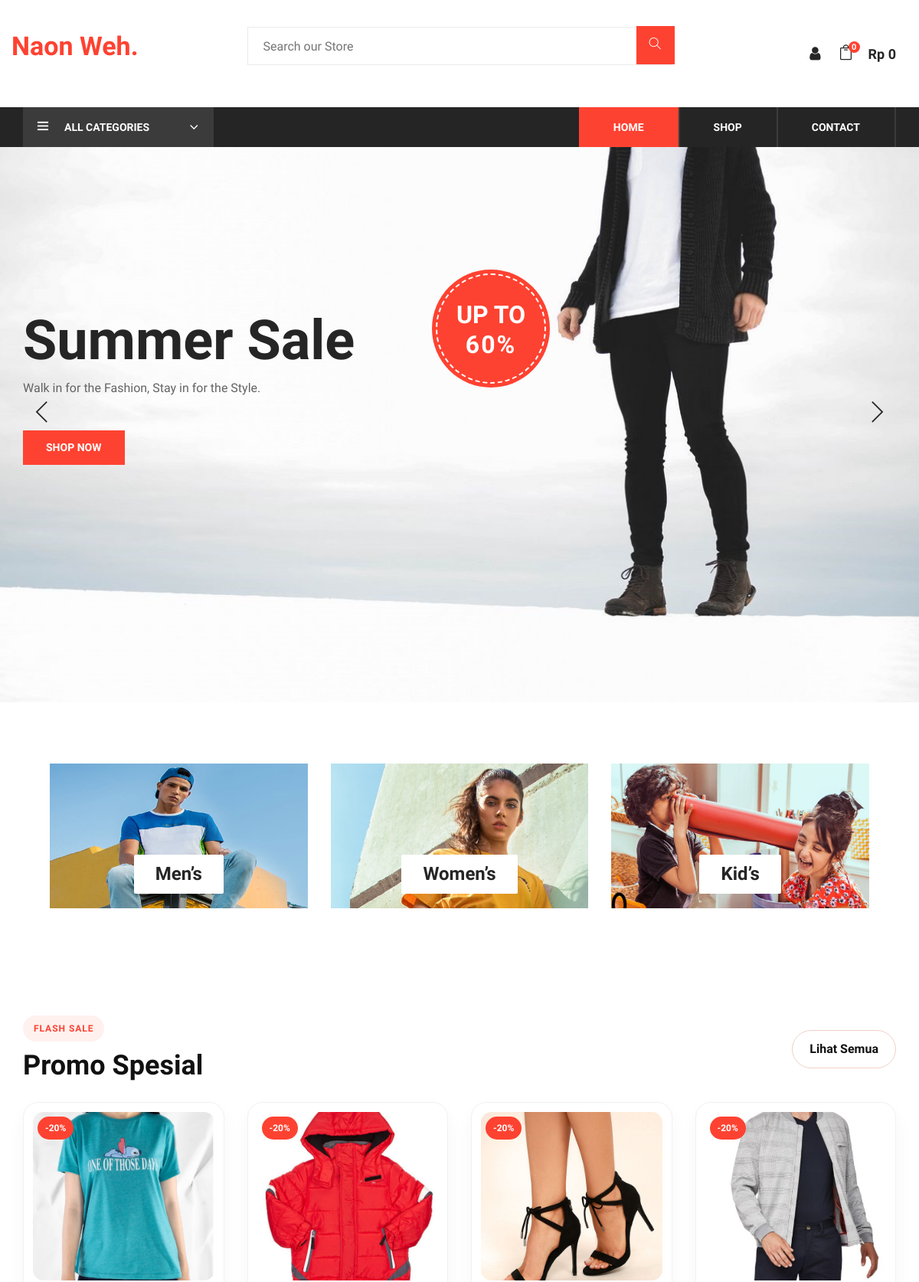
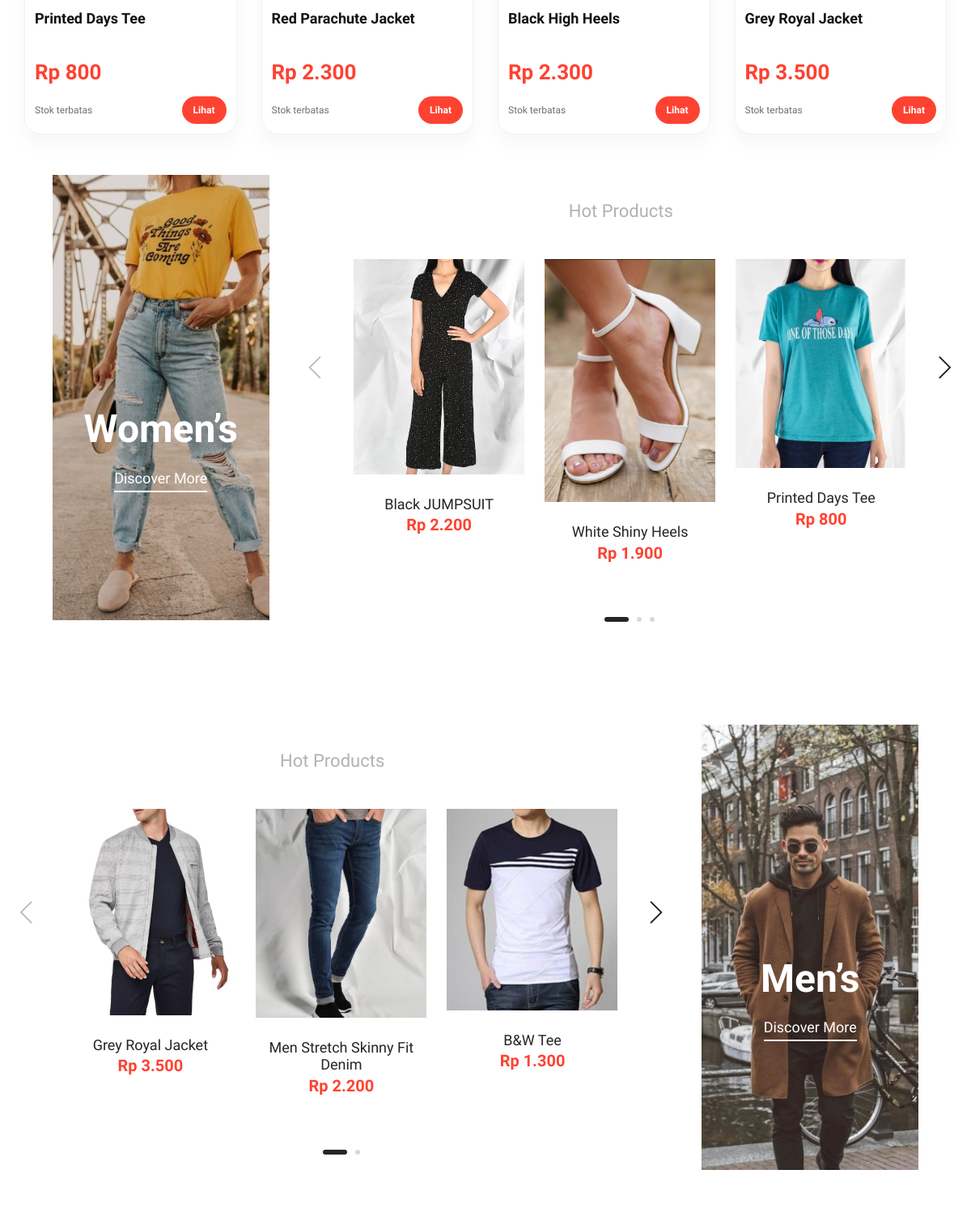
The page / (upper part) on the database its author committed (2 pictures, top to bottom).
### tables this page shows
CREATE TABLE `slider` (
  `slide_id` int(10) NOT NULL,
  `slide_name` varchar(255) NOT NULL,
  `slide_image` text NOT NULL,
  `slide_heading` varchar(100) NOT NULL,
  `slide_text` varchar(100) NOT NULL
);

CREATE TABLE `products` (
  `products_id` int(10) NOT NULL,
  `p_cat_id` int(10) NOT NULL,
  `cat_id` int(10) NOT NULL,
  `date` timestamp NOT NULL DEFAULT current_timestamp() ON UPDATE current_timestamp(),
  `product_title` text NOT NULL,
  `product_img1` text NOT NULL,
  `product_img2` text NOT NULL,
  `product_price` int(10) NOT NULL,
  `product_keywords` text NOT NULL,
  `product_desc` text NOT NULL
);

### functions.php (the view, shortened to what this page needs)
<?php
$db_host = 'localhost';
$db_user = 'root';
$db_pass = '';
$db_name = 'threaderz_store';
$db = mysqli_connect($db_host, $db_user, $db_pass, $db_name);
if ($db) {
    mysqli_set_charset($db, 'utf8mb4');
}
function formatRupiah($amount)
{
    return 'Rp ' . number_format((float) $amount, 0, ',', '.');
}
function getWProduct()
{
    global $db;
    $get_products = "select * from products where cat_id=2 order by RAND() LIMIT 7";
    $run_products = mysqli_query($db, $get_products);
    while ($row_products = mysqli_fetch_array($run_products)) {
        $products_id = $row_products['products_id'];
        $product_title = $row_products['product_title'];
        $product_price = $row_products['product_price'];
        $product_img1 = $row_products['product_img1'];
        echo "
        <div class='product-item'>
        <div class='pi-pic' style='max-height:300px'>
            <img src='img/products/$product_img1' alt='$product_title'>
            <ul>
                <li class='quick-view'><a href='product.php?product_id=$products_id' style='background:#fe4231;color:white'>View Details</a></li>
            </ul>
        </div>
        <div class='pi-text'>
            <a href='product.php?product_id=$products_id'>
                <h5>$product_title</h5>
            </a>
            <div class='product-price'>
               " . formatRupiah($product_price) . "
            </div>
        </div>
    </div>
    ";
    }
}
function getMProduct()
{
    global $db;
    $get_products = "select * from products where cat_id=1 order by RAND() LIMIT 7";
    $run_products = mysqli_query($db, $get_products);
    while ($row_products = mysqli_fetch_array($run_products)) {
        $products_id = $row_products['products_id'];
        $product_title = $row_products['product_title'];
        $product_price = $row_products['product_price'];
        $product_img1 = $row_products['product_img1'];
        echo "
        <div class='product-item'>
        <div class='pi-pic' style='max-height:300px'>
            <img src='img/products/$product_img1' alt='$product_title'>
            <ul>
                <li class='quick-view'><a href='product.php?product_id=$products_id' style='background:#fe4231;color:white'>View Details</a></li>
            </ul>
        </div>
        <div class='pi-text'>
            <a href='#'>
                <h5>$product_title</h5>
            </a>
            <div class='product-price'>
            " . formatRupiah($product_price) . "
            </div>
        </div>
    </div>
    ";
    }
}
function items()
{
    global $db;
    $c_id = $_SESSION['customer_email'];
    $get_items = "select * from cart where c_id = '$c_id'";
    $run_items = mysqli_query($db, $get_items);
    $count_items = mysqli_num_rows($run_items);
    echo $count_items;
}
function total_price()
{
    $total = 0;
    echo formatRupiah($total);
}

### index.php (shortened to what this page needs)
<?php
include("functions.php");
include("header.php");
?>
<section class="hero-section">
    <div class="hero-items owl-carousel">
        <?php
        $get_slides = "select * from slider LIMIT 0,1";
        $run_slider = mysqli_query($con, $get_slides);
        while ($row_slides = mysqli_fetch_array($run_slider)) {
            $slide_image = $row_slides['slide_image'];
            $slide_heading = $row_slides['slide_heading'];
            $slide_text = $row_slides['slide_text'];
            echo "
            <div class='single-hero-items set-bg' data-setbg='img/$slide_image'>
                <div class='container'>
                    <div class='row'>
                        <div class='col-lg-5'>
                            <h1>$slide_heading</h1>
                            <p>$slide_text
                            </p>
                            <a href='shop.php' class='primary-btn'>Shop Now</a>
                        </div>
                    </div>
                    <div class='off-card'>
                        <h2>Up to <span>60%</span></h2>
                    </div>
                </div>
            </div>
                ";
        }
        ?>
    </div>
</section>
<div class="banner-section spad">
    <div class="container-fluid">
        <div class="row">
            <div class="col-lg-4">
                <a href='shop.php?cat_id=1'>
                    <div class="single-banner">
                        <img src="img/banner-1.png" alt="Mens">
                        <div class="inner-text">
                            <h4>Men’s</h4>
                        </div>
                    </div>
                </a>
            </div>
            <div class="col-lg-4">
                <a href='shop.php?cat_id=2'>
                    <div class="single-banner">
                        <img src="img/banner-2.png" alt="">
                        <div class="inner-text">
                            <h4>Women’s</h4>
                        </div>
                    </div>
                </a>
            </div>
            <div class="col-lg-4">
                <a href='shop.php?cat_id=3'>
                    <div class="single-banner">
                        <img src="img/banner-3.png" alt="">
                        <div class="inner-text">
                            <h4>Kid’s</h4>
                        </div>
                    </div>
                </a>
            </div>
        </div>
    </div>
</div>
<section class="flash-sale-section">
    <div class="container">
        <div class="section-head">
            <div>
                <span class="section-tag">Flash Sale</span>
                <h3>Promo Spesial</h3>
            </div>
            <a href="shop.php" class="secondary-btn">Lihat Semua</a>
        </div>
        <div class="row deal-grid">
            <?php
            $get_flash = "SELECT * FROM products ORDER BY RAND() LIMIT 4";
            $run_flash = mysqli_query($con, $get_flash);
            while ($row_flash = mysqli_fetch_array($run_flash)) {
                $flash_id = $row_flash['products_id'];
                $flash_title = $row_flash['product_title'];
                $flash_price = $row_flash['product_price'];
                $flash_img = $row_flash['product_img1'];
                echo "
                <div class='col-lg-3 col-md-6 col-sm-6'>
                    <div class='deal-card'>
                        <div class='deal-badge'>-20%</div>
                        <img src='img/products/$flash_img' alt='$flash_title'>
                        <h5>$flash_title</h5>
                        <div class='deal-price'>" . formatRupiah($flash_price) . "</div>
                        <div class='deal-meta'>
                            <span>Stok terbatas</span>
                            <a href='product.php?product_id=$flash_id' class='small-button'>Lihat</a>
                        </div>
                    </div>
                </div>
                ";
            }
            ?>
        </div>
    </div>
</section>
<section class="women-banner spad">
    <div class="container-fluid">
        <div class="row">
            <div class="col-lg-3">
                <div class="product-large set-bg" data-setbg="img/women-large.jpg">
                    <h2>Women’s</h2>
                    <a href="shop.php?cat_id=2">Discover More</a>
                </div>
            </div>
            <div class="col-lg-8 offset-lg-1">
                <div class="filter-control">
                    <h3> Hot Products </h3>
                </div>
                <div class="product-slider owl-carousel">
                    <?php
                    getWProduct();
                    ?>
                </div>
            </div>
        </div>
    </div>
</section>
<section class="man-banner spad">
    <div class="container-fluid">
        <div class="row">
            <div class="col-lg-8">
                <div class="filter-control">
                    <h3> Hot Products </h3>
                </div>
                <div class="product-slider owl-carousel">
                    <?php
                    getMProduct();
                    ?>
                </div>
            </div>
            <div class="col-lg-3 offset-lg-1">
                <div class="product-large set-bg m-large" data-setbg="img/men-large.jpg">
                    <h2>Men’s</h2>
                    <a href="shop.php?cat_id=1">Discover More</a>
                </div>
            </div>
        </div>
    </div>
</section>
</body>
</html>

### rows shown on the page
slider: slide_heading "Summer Sale", slide_text "Walk in for the Fashion, Stay in for the Style."
products: product_img1 (picture), product_title "Printed Days Tee", product_price "Rp 800"
products: product_img1 (picture), product_title "Red Parachute Jacket", product_price "Rp 2.300"
products: product_img1 (picture), product_title "Black High Heels", product_price "Rp 2.300"
products: product_img1 (picture), product_title "Grey Royal Jacket", product_price "Rp 3.500"
products: product_img1 (picture), product_title "Black JUMPSUIT", product_price "Rp 2.200"
products: product_img1 (picture), product_title "White Shiny Heels", product_price "Rp 1.900"
products: product_img1 (picture), product_title "Men Stretch Skinny Fit Denim", product_price "Rp 2.200"
products: product_img1+product_title (picture), product_title "B&W Tee", product_price "Rp 1.300"

### other values the page prints
$count_items "0"
formatRupiah($total) "Rp 0"
